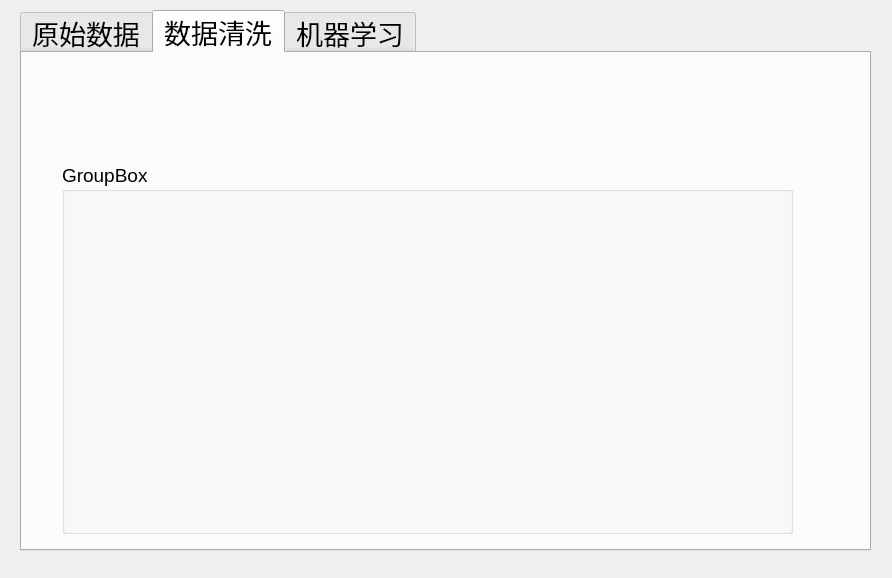
<?xml version="1.0" encoding="UTF-8"?>
<ui version="4.0">
 <class>Dialog</class>
 <widget class="QWidget" name="Dialog">
  <property name="geometry">
   <rect>
    <x>0</x>
    <y>0</y>
    <width>892</width>
    <height>578</height>
   </rect>
  </property>
  <property name="windowTitle">
   <string>Dialog</string>
  </property>
  <widget class="QTabWidget" name="tabWidget">
   <property name="geometry">
    <rect>
     <x>20</x>
     <y>10</y>
     <width>851</width>
     <height>541</height>
    </rect>
   </property>
   <property name="sizeIncrement">
    <size>
     <width>0</width>
     <height>0</height>
    </size>
   </property>
   <property name="font">
    <font>
     <pointsize>20</pointsize>
    </font>
   </property>
   <property name="currentIndex">
    <number>1</number>
   </property>
   <widget class="QWidget" name="tab">
    <attribute name="title">
     <string>原始数据</string>
    </attribute>
    <widget class="QGroupBox" name="groupBox">
     <property name="geometry">
      <rect>
       <x>30</x>
       <y>140</y>
       <width>391</width>
       <height>331</height>
      </rect>
     </property>
     <property name="title">
      <string>GroupBox</string>
     </property>
    </widget>
   </widget>
   <widget class="QWidget" name="tab_2">
    <property name="font">
     <font>
      <pointsize>14</pointsize>
     </font>
    </property>
    <attribute name="title">
     <string>数据清洗</string>
    </attribute>
    <widget class="QGroupBox" name="groupBox_2">
     <property name="geometry">
      <rect>
       <x>40</x>
       <y>110</y>
       <width>731</width>
       <height>371</height>
      </rect>
     </property>
     <property name="title">
      <string>GroupBox</string>
     </property>
    </widget>
   </widget>
   <widget class="QWidget" name="tab_3">
    <attribute name="title">
     <string>机器学习</string>
    </attribute>
   </widget>
  </widget>
 </widget>
 <resources/>
 <connections/>
</ui>
